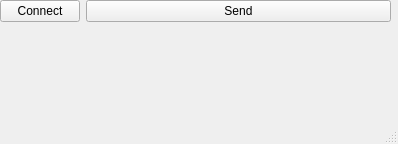
<?xml version="1.0" encoding="UTF-8"?>
<ui version="4.0">
 <class>MainWindow</class>
 <widget class="QMainWindow" name="MainWindow">
  <property name="geometry">
   <rect>
    <x>0</x>
    <y>0</y>
    <width>398</width>
    <height>144</height>
   </rect>
  </property>
  <property name="windowTitle">
   <string>MainWindow</string>
  </property>
  <widget class="QWidget" name="centralwidget">
   <widget class="QWidget" name="formLayoutWidget">
    <property name="geometry">
     <rect>
      <x>0</x>
      <y>0</y>
      <width>391</width>
      <height>101</height>
     </rect>
    </property>
    <layout class="QFormLayout" name="formLayout">
     <item row="0" column="0">
      <widget class="QPushButton" name="connectButton">
       <property name="text">
        <string>Connect</string>
       </property>
      </widget>
     </item>
     <item row="0" column="1">
      <widget class="QPushButton" name="sendButton">
       <property name="text">
        <string>Send</string>
       </property>
      </widget>
     </item>
    </layout>
   </widget>
  </widget>
  <widget class="QMenuBar" name="menubar">
   <property name="geometry">
    <rect>
     <x>0</x>
     <y>0</y>
     <width>398</width>
     <height>22</height>
    </rect>
   </property>
  </widget>
  <widget class="QStatusBar" name="statusbar"/>
 </widget>
 <resources/>
 <connections/>
</ui>
